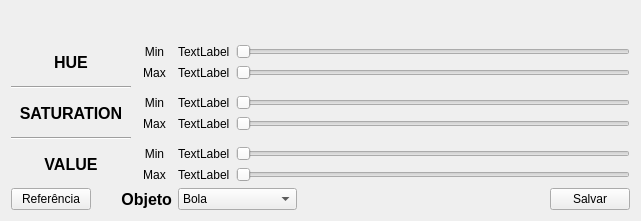
   <widget class="QWidget" name="verticalLayoutWidget">
    <property name="geometry">
     <rect>
      <x>10</x>
      <y>485</y>
      <width>641</width>
      <height>221</height>
     </rect>
    </property>
    <layout class="QVBoxLayout" name="verticalLayout">
     <item>
      <layout class="QGridLayout" name="gridLayout" rowstretch="1,0,0,0,0,0">
       <item row="2" column="0">
        <widget class="Line" name="line">
         <property name="orientation">
          <enum>Qt::Horizontal</enum>
         </property>
        </widget>
       </item>
       <item row="5" column="1">
        <layout class="QGridLayout" name="gridLayout_4">
         <item row="0" column="2">
          <widget class="QSlider" name="QT_VMin">
           <property name="maximum">
            <number>255</number>
           </property>
           <property name="orientation">
            <enum>Qt::Horizontal</enum>
           </property>
          </widget>
         </item>
         <item row="0" column="1">
          <widget class="QLabel" name="QT_labelVMin">
           <property name="text">
            <string>TextLabel</string>
           </property>
          </widget>
         </item>
         <item row="1" column="1">
          <widget class="QLabel" name="QT_labelVMax">
           <property name="text">
            <string>TextLabel</string>
           </property>
          </widget>
         </item>
         <item row="1" column="0">
          <widget class="QLabel" name="label_9">
           <property name="minimumSize">
            <size>
             <width>35</width>
             <height>0</height>
            </size>
           </property>
           <property name="text">
            <string>Max</string>
           </property>
           <property name="alignment">
            <set>Qt::AlignCenter</set>
           </property>
          </widget>
         </item>
         <item row="1" column="2">
          <widget class="QSlider" name="QT_VMax">
           <property name="maximum">
            <number>255</number>
           </property>
           <property name="orientation">
            <enum>Qt::Horizontal</enum>
           </property>
          </widget>
         </item>
         <item row="0" column="0">
          <widget class="QLabel" name="label_10">
           <property name="minimumSize">
            <size>
             <width>35</width>
             <height>0</height>
            </size>
           </property>
           <property name="text">
            <string>Min</string>
           </property>
           <property name="alignment">
            <set>Qt::AlignCenter</set>
           </property>
          </widget>
         </item>
        </layout>
       </item>
       <item row="3" column="0">
        <widget class="QLabel" name="label_7">
         <property name="minimumSize">
          <size>
           <width>120</width>
           <height>0</height>
          </size>
         </property>
         <property name="font">
          <font>
           <pointsize>12</pointsize>
           <weight>75</weight>
           <bold>true</bold>
          </font>
         </property>
         <property name="text">
          <string>SATURATION</string>
         </property>
         <property name="alignment">
          <set>Qt::AlignCenter</set>
         </property>
        </widget>
       </item>
       <item row="5" column="0">
        <widget class="QLabel" name="label_8">
         <property name="minimumSize">
          <size>
           <width>120</width>
           <height>0</height>
          </size>
         </property>
         <property name="font">
          <font>
           <pointsize>12</pointsize>
           <weight>75</weight>
           <bold>true</bold>
          </font>
         </property>
         <property name="text">
          <string>VALUE</string>
         </property>
         <property name="alignment">
          <set>Qt::AlignCenter</set>
         </property>
        </widget>
       </item>
       <item row="1" column="0">
        <widget class="QLabel" name="label_2">
         <property name="minimumSize">
          <size>
           <width>120</width>
           <height>0</height>
          </size>
         </property>
         <property name="font">
          <font>
           <pointsize>12</pointsize>
           <weight>75</weight>
           <bold>true</bold>
          </font>
         </property>
         <property name="text">
          <string>HUE</string>
         </property>
         <property name="alignment">
          <set>Qt::AlignCenter</set>
         </property>
        </widget>
       </item>
       <item row="1" column="1">
        <layout class="QGridLayout" name="gridLayout_2">
         <item row="0" column="2">
          <widget class="QSlider" name="QT_HMin">
           <property name="maximum">
            <number>179</number>
           </property>
           <property name="orientation">
            <enum>Qt::Horizontal</enum>
           </property>
          </widget>
         </item>
         <item row="0" column="1">
          <widget class="QLabel" name="QT_labelHMin">
           <property name="text">
            <string>TextLabel</string>
           </property>
          </widget>
         </item>
         <item row="1" column="1">
          <widget class="QLabel" name="QT_labelHMax">
           <property name="text">
            <string>TextLabel</string>
           </property>
          </widget>
         </item>
         <item row="1" column="0">
          <widget class="QLabel" name="label_4">
           <property name="minimumSize">
            <size>
             <width>35</width>
             <height>0</height>
            </size>
           </property>
           <property name="text">
            <string>Max</string>
           </property>
           <property name="alignment">
            <set>Qt::AlignCenter</set>
           </property>
          </widget>
         </item>
         <item row="1" column="2">
          <widget class="QSlider" name="QT_HMax">
           <property name="maximum">
            <number>179</number>
           </property>
           <property name="orientation">
            <enum>Qt::Horizontal</enum>
           </property>
          </widget>
         </item>
         <item row="0" column="0">
          <widget class="QLabel" name="label_3">
           <property name="minimumSize">
            <size>
             <width>35</width>
             <height>0</height>
            </size>
           </property>
           <property name="text">
            <string>Min</string>
           </property>
           <property name="alignment">
            <set>Qt::AlignCenter</set>
           </property>
          </widget>
         </item>
        </layout>
       </item>
       <item row="3" column="1">
        <layout class="QGridLayout" name="gridLayout_3">
         <item row="0" column="2">
          <widget class="QSlider" name="QT_SMin">
           <property name="maximum">
            <number>255</number>
           </property>
           <property name="orientation">
            <enum>Qt::Horizontal</enum>
           </property>
          </widget>
         </item>
         <item row="1" column="1">
          <widget class="QLabel" name="QT_labelSMax">
           <property name="text">
            <string>TextLabel</string>
           </property>
          </widget>
         </item>
         <item row="0" column="0">
          <widget class="QLabel" name="label_6">
           <property name="minimumSize">
            <size>
             <width>35</width>
             <height>0</height>
            </size>
           </property>
           <property name="text">
            <string>Min</string>
           </property>
           <property name="alignment">
            <set>Qt::AlignCenter</set>
           </property>
          </widget>
         </item>
         <item row="0" column="1">
          <widget class="QLabel" name="QT_labelSMin">
           <property name="text">
            <string>TextLabel</string>
           </property>
          </widget>
         </item>
         <item row="1" column="2">
          <widget class="QSlider" name="QT_SMax">
           <property name="maximum">
            <number>255</number>
           </property>
           <property name="orientation">
            <enum>Qt::Horizontal</enum>
           </property>
          </widget>
         </item>
         <item row="1" column="0">
          <widget class="QLabel" name="label_5">
           <property name="minimumSize">
            <size>
             <width>35</width>
             <height>0</height>
            </size>
           </property>
           <property name="text">
            <string>Max</string>
           </property>
           <property name="alignment">
            <set>Qt::AlignCenter</set>
           </property>
          </widget>
         </item>
        </layout>
       </item>
       <item row="4" column="0">
        <widget class="Line" name="line_2">
         <property name="orientation">
          <enum>Qt::Horizontal</enum>
         </property>
        </widget>
       </item>
      </layout>
     </item>
     <item>
      <layout class="QHBoxLayout" name="horizontalLayout">
       <item>
        <widget class="QPushButton" name="QT_btReferencia">
         <property name="text">
          <string>Referência</string>
         </property>
        </widget>
       </item>
       <item>
        <widget class="QLabel" name="label">
         <property name="minimumSize">
          <size>
           <width>75</width>
           <height>0</height>
          </size>
         </property>
         <property name="font">
          <font>
           <pointsize>12</pointsize>
           <weight>75</weight>
           <bold>true</bold>
          </font>
         </property>
         <property name="text">
          <string>Objeto</string>
         </property>
         <property name="alignment">
          <set>Qt::AlignRight|Qt::AlignTrailing|Qt::AlignVCenter</set>
         </property>
        </widget>
       </item>
       <item>
        <widget class="QComboBox" name="QT_selecao">
         <item>
          <property name="text">
           <string>Bola</string>
          </property>
         </item>
         <item>
          <property name="text">
           <string>Cor principal</string>
          </property>
         </item>
         <item>
          <property name="text">
           <string>Cor do Goleiro</string>
          </property>
         </item>
         <item>
          <property name="text">
           <string>Cor do Zagueiro</string>
          </property>
         </item>
         <item>
          <property name="text">
           <string>Cor do Atacante</string>
          </property>
         </item>
         <item>
          <property name="text">
           <string>Adversário</string>
          </property>
         </item>
        </widget>
       </item>
       <item>
        <spacer name="horizontalSpacer">
         <property name="orientation">
          <enum>Qt::Horizontal</enum>
         </property>
         <property name="sizeHint" stdset="0">
          <size>
           <width>40</width>
           <height>20</height>
          </size>
         </property>
        </spacer>
       </item>
       <item>
        <widget class="QPushButton" name="QT_btSalvar">
         <property name="text">
          <string>Salvar</string>
         </property>
        </widget>
       </item>
      </layout>
     </item>
    </layout>
   </widget>
